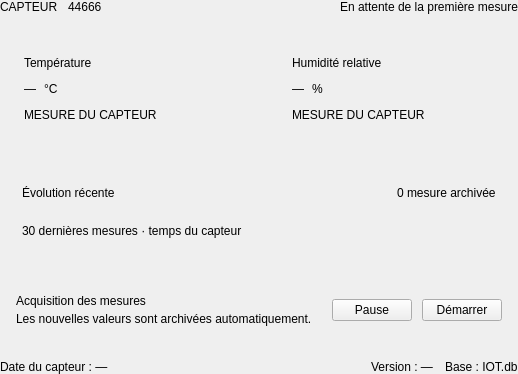
                  <widget class="QWidget" name="dashboardPage">
                    <layout class="QVBoxLayout" name="dataLayout">
                      <property name="spacing">
                        <number>18</number>
                      </property>
                      <property name="leftMargin">
                        <number>0</number>
                      </property>
                      <property name="topMargin">
                        <number>0</number>
                      </property>
                      <property name="rightMargin">
                        <number>0</number>
                      </property>
                      <property name="bottomMargin">
                        <number>0</number>
                      </property>
                      <item>
                        <layout class="QHBoxLayout" name="selectRow">
                          <property name="spacing">
                            <number>10</number>
                          </property>
                          <item>
                            <widget class="QLabel" name="selectedCaption">
                              <property name="text">
                                <string>CAPTEUR</string>
                              </property>
                            </widget>
                          </item>
                          <item>
                            <widget class="QLabel" name="cmbSensor">
                              <property name="text">
                                <string>44666</string>
                              </property>
                            </widget>
                          </item>
                          <item>
                            <spacer name="selectStretch">
                              <property name="orientation">
                                <enum>Qt::Horizontal</enum>
                              </property>
                              <property name="sizeHint" stdset="0">
                                <size>
                                  <width>10</width>
                                  <height>10</height>
                                </size>
                              </property>
                            </spacer>
                          </item>
                          <item>
                            <widget class="QLabel" name="lastReceivedLabel">
                              <property name="text">
                                <string>En attente de la première mesure</string>
                              </property>
                            </widget>
                          </item>
                        </layout>
                      </item>
                      <item>
                        <layout class="QHBoxLayout" name="cardsLayout">
                          <property name="spacing">
                            <number>18</number>
                          </property>
                          <item>
                            <widget class="QFrame" name="tempCard">
                              <property name="minimumHeight">
                                <number>180</number>
                              </property>
                              <layout class="QVBoxLayout" name="tempCardLayout">
                                <property name="spacing">
                                  <number>12</number>
                                </property>
                                <property name="leftMargin">
                                  <number>24</number>
                                </property>
                                <property name="topMargin">
                                  <number>24</number>
                                </property>
                                <property name="rightMargin">
                                  <number>24</number>
                                </property>
                                <property name="bottomMargin">
                                  <number>24</number>
                                </property>
                                <item>
                                  <widget class="QLabel" name="tempCaption">
                                    <property name="text">
                                      <string>Température</string>
                                    </property>
                                  </widget>
                                </item>
                                <item>
                                  <layout class="QHBoxLayout" name="tempValueRow">
                                    <property name="spacing">
                                      <number>8</number>
                                    </property>
                                    <item>
                                      <widget class="QLabel" name="tempValue">
                                        <property name="text">
                                          <string>—</string>
                                        </property>
                                      </widget>
                                    </item>
                                    <item>
                                      <widget class="QLabel" name="tempUnit">
                                        <property name="text">
                                          <string>°C</string>
                                        </property>
                                      </widget>
                                    </item>
                                    <item>
                                      <spacer name="tempValueStretch">
                                        <property name="orientation">
                                          <enum>Qt::Horizontal</enum>
                                        </property>
                                        <property name="sizeHint" stdset="0">
                                          <size>
                                            <width>10</width>
                                            <height>10</height>
                                          </size>
                                        </property>
                                      </spacer>
                                    </item>
                                  </layout>
                                </item>
                                <item>
                                  <widget class="QLabel" name="tempFootnote">
                                    <property name="text">
                                      <string>MESURE DU CAPTEUR</string>
                                    </property>
                                  </widget>
                                </item>
                              </layout>
                            </widget>
                          </item>
                          <item>
                            <widget class="QFrame" name="humidityCard">
                              <property name="minimumHeight">
                                <number>180</number>
                              </property>
                              <layout class="QVBoxLayout" name="humidityCardLayout">
                                <property name="spacing">
                                  <number>12</number>
                                </property>
                                <property name="leftMargin">
                                  <number>24</number>
                                </property>
                                <property name="topMargin">
                                  <number>24</number>
                                </property>
                                <property name="rightMargin">
                                  <number>24</number>
                                </property>
                                <property name="bottomMargin">
                                  <number>24</number>
                                </property>
                                <item>
                                  <widget class="QLabel" name="humidityCaption">
                                    <property name="text">
                                      <string>Humidité relative</string>
                                    </property>
                                  </widget>
                                </item>
                                <item>
                                  <layout class="QHBoxLayout" name="humidityValueRow">
                                    <property name="spacing">
                                      <number>8</number>
                                    </property>
                                    <item>
                                      <widget class="QLabel" name="humidityValue">
                                        <property name="text">
                                          <string>—</string>
                                        </property>
                                      </widget>
                                    </item>
                                    <item>
                                      <widget class="QLabel" name="humidityUnit">
                                        <property name="text">
                                          <string>%</string>
                                        </property>
                                      </widget>
                                    </item>
                                    <item>
                                      <spacer name="humidityValueStretch">
                                        <property name="orientation">
                                          <enum>Qt::Horizontal</enum>
                                        </property>
                                        <property name="sizeHint" stdset="0">
                                          <size>
                                            <width>10</width>
                                            <height>10</height>
                                          </size>
                                        </property>
                                      </spacer>
                                    </item>
                                  </layout>
                                </item>
                                <item>
                                  <widget class="QLabel" name="humidityFootnote">
                                    <property name="text">
                                      <string>MESURE DU CAPTEUR</string>
                                    </property>
                                  </widget>
                                </item>
                              </layout>
                            </widget>
                          </item>
                        </layout>
                      </item>
                      <item>
                        <widget class="QFrame" name="trendPanel">
                          <layout class="QVBoxLayout" name="trendPanelLayout">
                            <property name="spacing">
                              <number>12</number>
                            </property>
                            <property name="leftMargin">
                              <number>22</number>
                            </property>
                            <property name="topMargin">
                              <number>22</number>
                            </property>
                            <property name="rightMargin">
                              <number>22</number>
                            </property>
                            <property name="bottomMargin">
                              <number>22</number>
                            </property>
                            <item>
                              <layout class="QHBoxLayout" name="trendHeader">
                                <property name="spacing">
                                  <number>12</number>
                                </property>
                                <item>
                                  <widget class="QLabel" name="trendTitle">
                                    <property name="text">
                                      <string>Évolution récente</string>
                                    </property>
                                  </widget>
                                </item>
                                <item>
                                  <spacer name="trendHeaderStretch">
                                    <property name="orientation">
                                      <enum>Qt::Horizontal</enum>
                                    </property>
                                    <property name="sizeHint" stdset="0">
                                      <size>
                                        <width>10</width>
                                        <height>10</height>
                                      </size>
                                    </property>
                                  </spacer>
                                </item>
                                <item>
                                  <widget class="QLabel" name="archiveCountLabel">
                                    <property name="text">
                                      <string>0 mesure archivée</string>
                                    </property>
                                  </widget>
                                </item>
                              </layout>
                            </item>
                            <item>
                              <widget class="QWidget" name="chartContainer">
                                <property name="minimumHeight">
                                  <number>146</number>
                                </property>
                                <layout class="QVBoxLayout" name="chartLayout">
                                  <property name="spacing">
                                    <number>0</number>
                                  </property>
                                  <property name="leftMargin">
                                    <number>0</number>
                                  </property>
                                  <property name="topMargin">
                                    <number>0</number>
                                  </property>
                                  <property name="rightMargin">
                                    <number>0</number>
                                  </property>
                                  <property name="bottomMargin">
                                    <number>0</number>
                                  </property>
                                </layout>
                              </widget>
                            </item>
                            <item>
                              <widget class="QLabel" name="trendHint">
                                <property name="text">
                                  <string>30 dernières mesures · temps du capteur</string>
                                </property>
                              </widget>
                            </item>
                          </layout>
                        </widget>
                      </item>
                      <item>
                        <widget class="QFrame" name="acquisitionPanel">
                          <layout class="QHBoxLayout" name="acquisitionLayout">
                            <property name="spacing">
                              <number>10</number>
                            </property>
                            <property name="leftMargin">
                              <number>16</number>
                            </property>
                            <property name="topMargin">
                              <number>16</number>
                            </property>
                            <property name="rightMargin">
                              <number>16</number>
                            </property>
                            <property name="bottomMargin">
                              <number>16</number>
                            </property>
                            <item>
                              <layout class="QVBoxLayout" name="acquisitionTitles">
                                <property name="spacing">
                                  <number>4</number>
                                </property>
                                <item>
                                  <widget class="QLabel" name="acquisitionTitle">
                                    <property name="text">
                                      <string>Acquisition des mesures</string>
                                    </property>
                                  </widget>
                                </item>
                                <item>
                                  <widget class="QLabel" name="acquisitionHint">
                                    <property name="text">
                                      <string>Les nouvelles valeurs sont archivées automatiquement.</string>
                                    </property>
                                  </widget>
                                </item>
                              </layout>
                            </item>
                            <item>
                              <spacer name="acquisitionStretch">
                                <property name="orientation">
                                  <enum>Qt::Horizontal</enum>
                                </property>
                                <property name="sizeHint" stdset="0">
                                  <size>
                                    <width>10</width>
                                    <height>10</height>
                                  </size>
                                </property>
                              </spacer>
                            </item>
                            <item>
                              <widget class="QPushButton" name="btnStopMeasure">
                                <property name="text">
                                  <string>Pause</string>
                                </property>
                              </widget>
                            </item>
                            <item>
                              <widget class="QPushButton" name="btnStartMeasure">
                                <property name="text">
                                  <string>Démarrer</string>
                                </property>
                              </widget>
                            </item>
                          </layout>
                        </widget>
                      </item>
                      <item>
                        <layout class="QHBoxLayout" name="metaLayout">
                          <property name="spacing">
                            <number>12</number>
                          </property>
                          <item>
                            <widget class="QLabel" name="deviceDateLabel">
                              <property name="text">
                                <string>Date du capteur : —</string>
                              </property>
                            </widget>
                          </item>
                          <item>
                            <spacer name="metaStretch">
                              <property name="orientation">
                                <enum>Qt::Horizontal</enum>
                              </property>
                              <property name="sizeHint" stdset="0">
                                <size>
                                  <width>10</width>
                                  <height>10</height>
                                </size>
                              </property>
                            </spacer>
                          </item>
                          <item>
                            <widget class="QLabel" name="versionLabel">
                              <property name="text">
                                <string>Version : —</string>
                              </property>
                            </widget>
                          </item>
                          <item>
                            <widget class="QLabel" name="databaseLabel">
                              <property name="text">
                                <string>Base : IOT.db</string>
                              </property>
                            </widget>
                          </item>
                        </layout>
                      </item>
                    </layout>
                  </widget>
